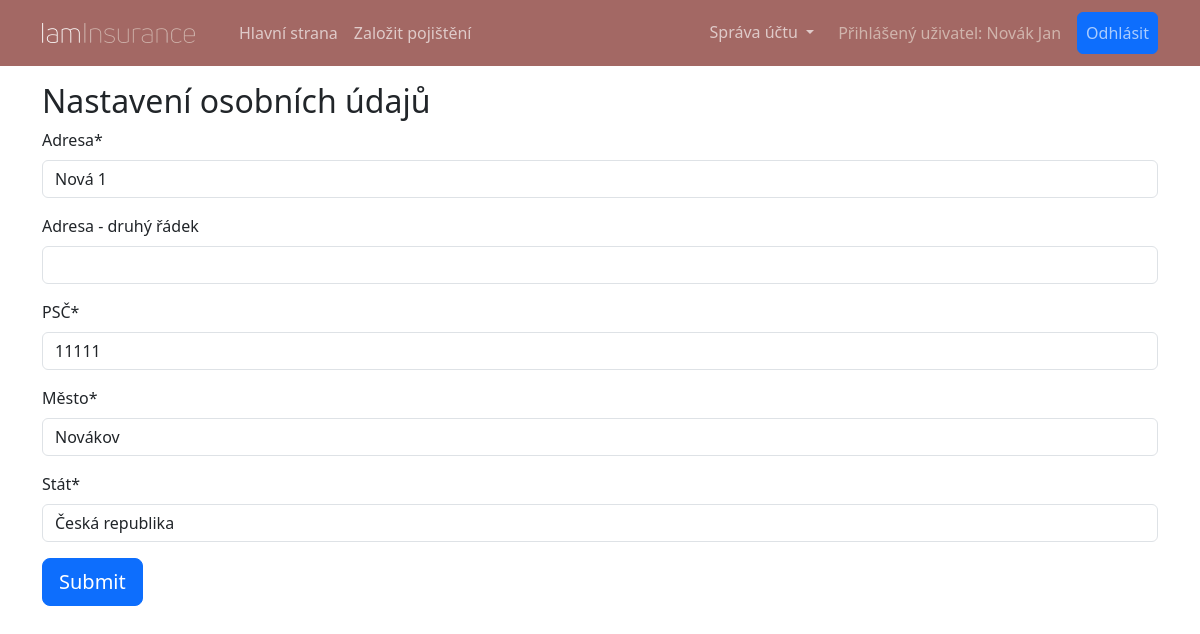
Page /muj-ucet/zmena-udaju/ (signed in) on the earlier database version.
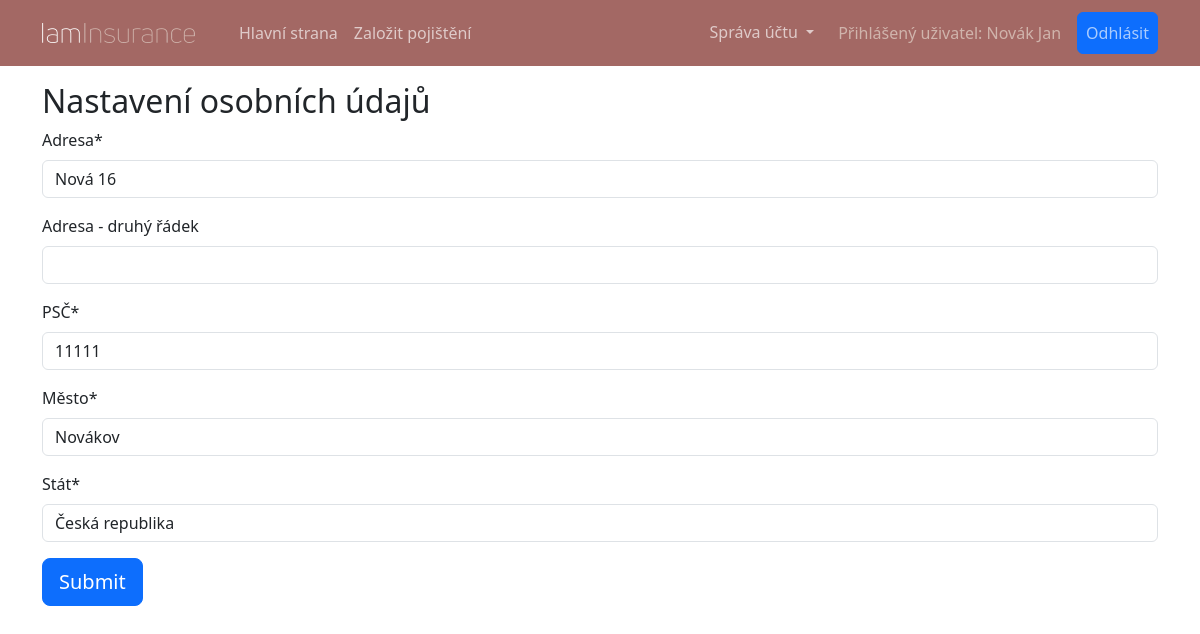
Same page on the later database version.
### insurance_app/models.py (models this page shows, shortened)
class Person(AbstractBaseUser, PermissionsMixin):
    USERNAME_FIELD: str = "email"
    REQUIRED_FIELDS: list = ["first_name", "last_name", "date_of_birth"]  # other fields are not required for staff
    objects: BaseUserManager = PersonManager()
    first_name: models.Field = models.CharField(max_length=150, verbose_name='Křestní jméno')
    last_name: models.Field = models.CharField(max_length=150, verbose_name='Příjmení')
    email: models.Field = models.EmailField(unique=True, verbose_name='E-mail')
    phone: models.Field = modelfields.PhoneNumberField(region="CZ", null=True, verbose_name='Telefon')
    address1: models.Field = models.CharField(max_length=150, default="", verbose_name='Adresa')
    address2: models.Field = models.CharField(max_length=150, blank=True, default="", verbose_name='Adresa - druhý řádek')
    postal_code: models.Field = models.CharField(max_length=12, default="", verbose_name='PSČ')
    city: models.Field = models.CharField(max_length=150, default="", verbose_name='Město')
    country: models.Field = models.CharField(max_length=150, default="", verbose_name='Stát')
    date_of_birth: models.Field = models.DateField(verbose_name='Datum narození')
    is_staff: models.Field = models.BooleanField(default=False, verbose_name='Zaměstnanec')
    is_superuser: models.Field = models.BooleanField(default=False, verbose_name='Administrátor')
    slug: models.Field = models.SlugField(unique=True, null=False)
    def __str__(self) -> str:
        return f"{self.last_name} {self.first_name}"

### client_account/views.py (the view, shortened to what this page needs)
# urls.py: path("zmena-udaju/", views.UpdateUserView.as_view(), name="person-update"),
class UpdateUserView(generic.UpdateView):
    form_class: forms.UpdateUserForm = forms.UpdateUserForm
    template_name: str = template.FORM
    model: Model = form_class.Meta.model
    title: str = 'Nastavení osobních údajů'
    def get_context_data(self, **kwargs) -> dict:
        context = super().get_context_data(**kwargs)
        context['title'] = self.title
        return context
    def get_object(self, queryset: QuerySet | None = None) -> Model:
        if queryset is None:
            queryset = self.get_queryset()
        queryset = queryset.filter(pk=self.request.user.pk)
        return queryset.get()

### client_account/forms.py
class UpdateUserForm(forms.ModelForm):
    class Meta:
        model: Model = models.Person
        fields: list[str] = ["phone", "address1", "address2", "postal_code", "city", "country"]

### insurance_app/templates/insurance_app/dummy_form_template.html (shortened to what this page needs)
{% extends "main.html" %}
{% load crispy_forms_tags %}
{% block content %}
    <form method="post">
        {{ form|crispy }}
        <button type="submit" class="btn btn-lg btn-primary btn-block">Submit</button>
    </form>
{% endblock %}

### insurance_app/templates/main.html (shortened to what this page needs)
<!DOCTYPE html>
<html lang="cs" >
<head>
    {% load static %}
    <link rel="stylesheet" href="{% static 'css/style.css' %}" type="text/css" />
    <link rel="stylesheet" href="{% static 'css/bootstrap.min.css' %}" type = "text/css" />
    <link rel="stylesheet" href="https://cdn.jsdelivr.net/npm/bootstrap-icons@1.5.0/font/bootstrap-icons.css" />
</head>
<body>
    <header>
        <nav class="navbar navbar-expand-lg bg-body-tertiary mb-3">
            <div class="container">
                <a class="navbar-brand" href="{% url 'home' %}">
                    <img src="{% static 'images/iaminsurance-logo.webp' %}" class="img-brand" alt="iaminsurance">
                </a>
                <div class="collapse navbar-collapse" id="navbarSupportedContent">
                    <ul class="navbar-nav me-auto mb-2 mb-lg-0">
                        <li class="nav-item">
                            <a class="nav-link" aria-current="page" href="{% url 'home' %}">Hlavní strana</a>
                        </li>
                        <li class="nav-item">
                            <a class="nav-link" href="{% if user.is_authenticated %}{% url 'register-contract' %}{% else %}{% url 'register' %}{% endif %}">Založit pojištění</a>
                        </li>
                    </ul>
                    <ul class="navbar-nav ms-auto mb-2 mb-lg-0">
                        {% if user.is_staff %}<li class="nav-item dropdown">
                            <a class="nav-link dropdown-toggle" href="#" role="button" data-bs-toggle="dropdown" aria-expanded="false">Správa</a>
                            <ul class="dropdown-menu">
                                <li><a class="dropdown-item" href="{% url 'clients-list' %}">Klienti</a></li>
                                <li><a class="dropdown-item" href="{% url 'products-list' %}">Produkty</a></li>
                            </ul>
                        </li>
                        {% elif user.is_authenticated %}
                        <li class="nav-item dropdown">
                            <a class="nav-link dropdown-toggle" href="#" role="button" data-bs-toggle="dropdown"
                               aria-expanded="false">
                                Správa účtu
                            </a>
                        </li>
                        {% endif %}
                        {% if not user.is_authenticated %}
                        <li class="nav-item"><a class="btn btn-primary" href="{% url 'login' %}">Login</a></li>
                        {% else %}
                        <li class="nav-item align-self-center"><span class="mx-3 text-secondary">Přihlášený uživatel: {{ user }}</span></li>
                        <li class="nav-item"><a class="nav-link btn btn-primary" href="{% url 'logout' %}">Odhlásit</a></li>
                        {% endif %}
                    </ul>
                </div>
            </div>
        </nav>
    </header>
    <article class="container">
        {% if title %}
        <h2>{{ title }}</h2>
        {% endif %}
    {% block content %}
    {% endblock %}
    </article>
</body>
</html>

Differences in the rows shown:
changed Person "Novák Jan": address1 "Nová 1" → "Nová 16"
